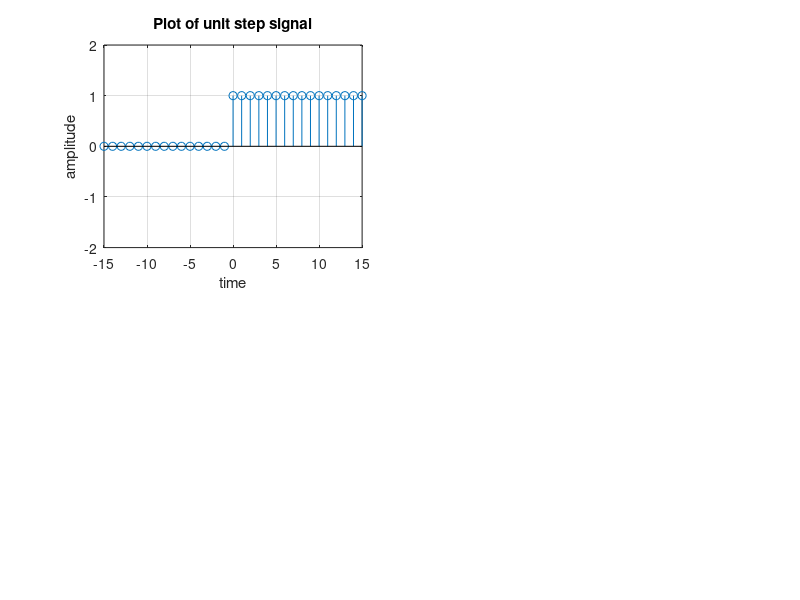

The MATLAB script that drew this image:
clear all
close all
clc

%% unit step

t=-15:1:15;
y=zeros(1,length(t));

for i=1:length(t)
    if t(i) >= 0
        y(i)=1;
    end
end

subplot(2,2,1)

stem(t,y)

grid on

xlabel('time')
ylabel('amplitude')

title('Plot of unit step signal')

axis([-15,15,-2,2]) % to define limit